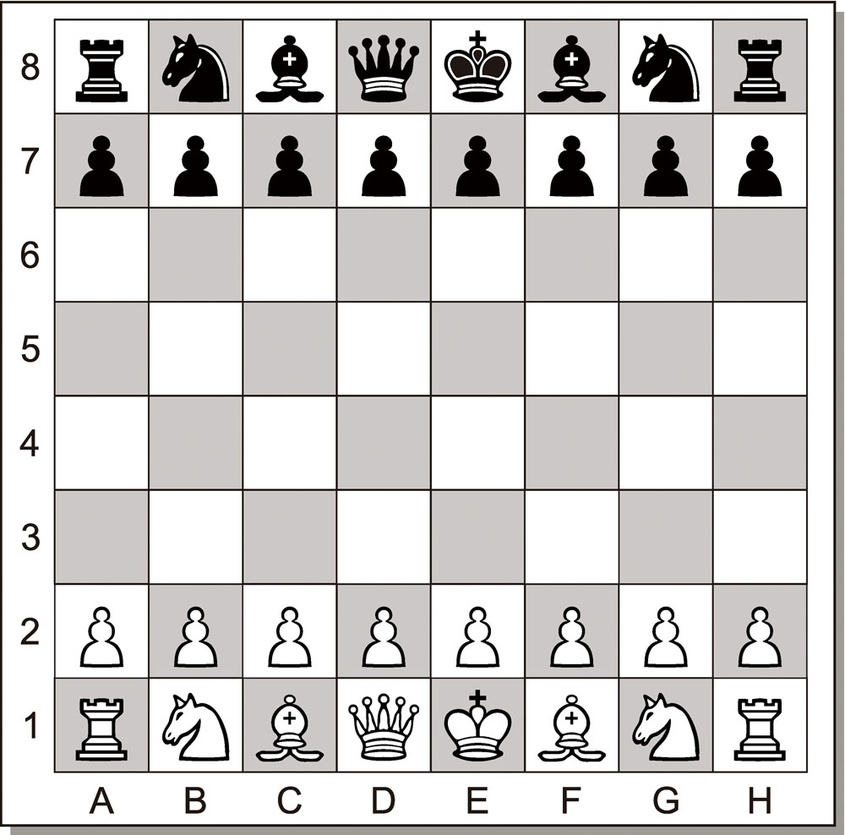
#> input picture data/chess1.jpg, 845 x 835 px, shrunk from 1000 x 988 before the run
$ python '001_检测角点特征.py'
#> lines starting #> are read from the running program, lines starting #| are printed output that depends on the picture; after the words box and inside, x2 and y2 are one past the last pixel; in counts of white or black regions, pixels touching at a corner belong together
# coding:utf-8

import cv2
import numpy as np

img = cv2.imread("../data/chess1.jpg")
#> img is the input picture: shape (835, 845, 3); mean B, G, R 205.2, 206.1, 207.9
gray = cv2.cvtColor(img, cv2.COLOR_BGR2GRAY)
gray = np.float32(gray)
# 角点检测
dst = cv2.cornerHarris(gray, 2, 23, 0.04)
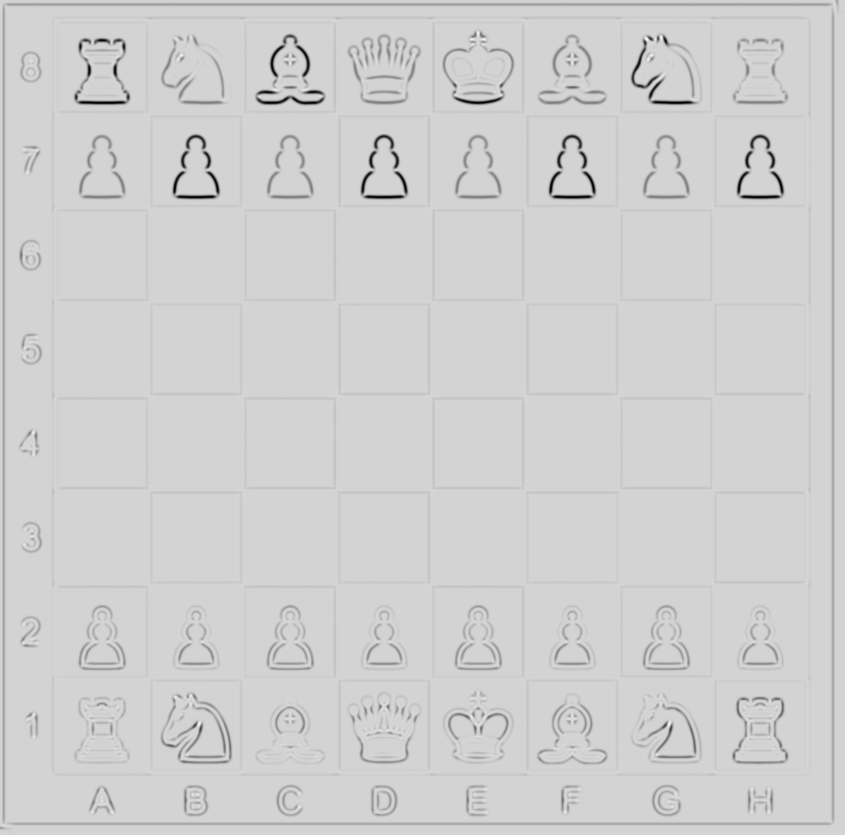
#> dst: shape (835, 845) float32; min -2.3e+30, max 4.66e+29, mean -4.29e+28; drawn with min black and max white
"""
角点也是处在一个无论框框往哪边移动　框框内像素值都会变化很大的情况而定下来的点
cv2.cornerHarris()
    img - 数据类型为 float32 的输入图像。
    blockSize - 角点检测中要考虑的领域大小。
    ksize - Sobel 求导中使用的窗口大小
    k - Harris 角点检测方程中的自由参数,取值参数为 [0,04,0.06].
"""

# 将检测到角点的位置标记为红色
img[dst > 0.01 * dst.max()] = (0, 0, 255)
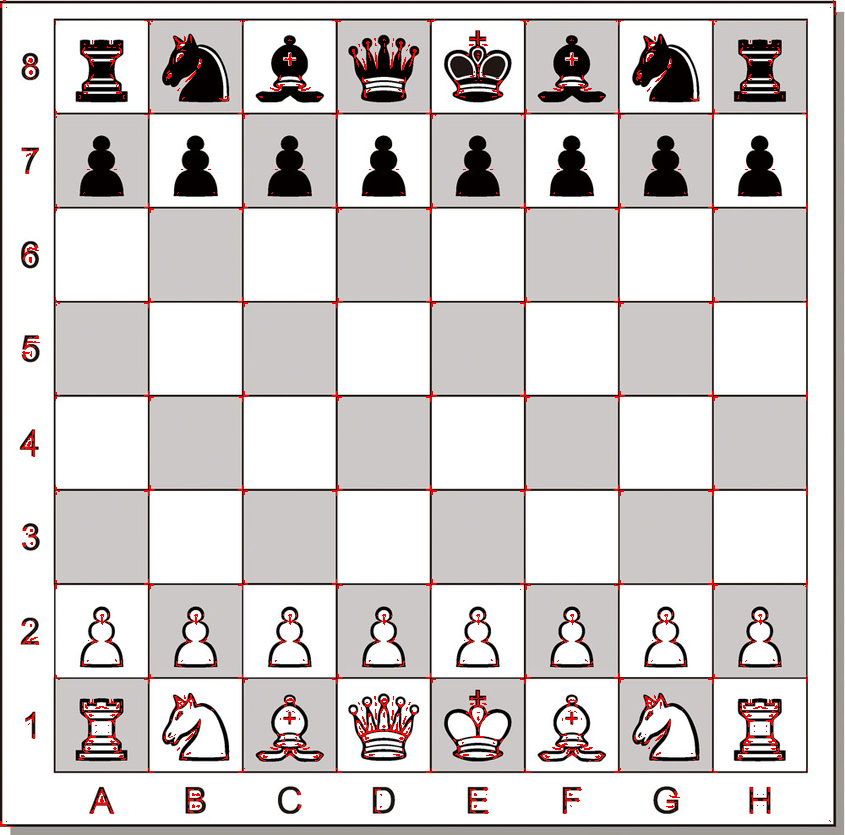
#> img: shape (835, 845, 3); 1.21% of pixels changed, all inside (x1, y1, x2, y2) = (0, 0, 837, 827)

cv2.imshow("corners", img)
cv2.waitKey()
cv2.destroyAllWindows()
